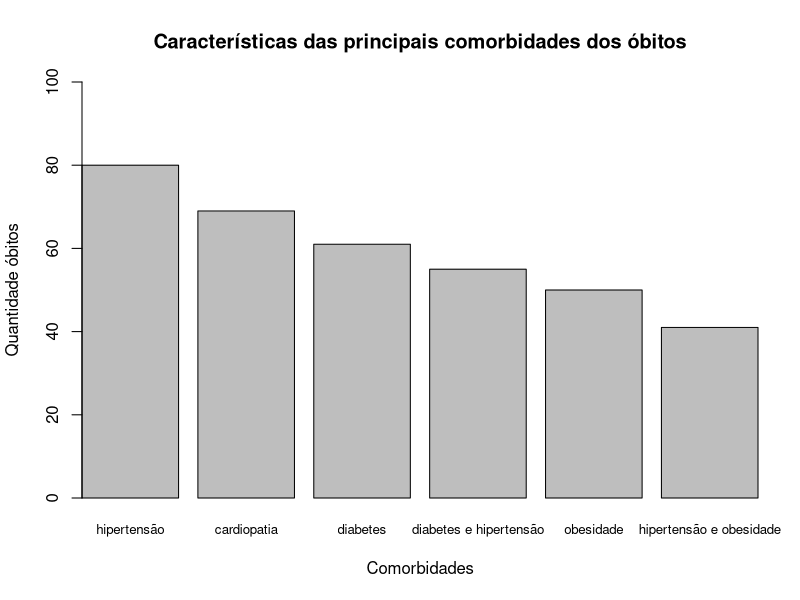

This figure's R source:
library(readxl)
library(dplyr)

planilha <- read_excel("./dados/covid_19_bauru_mortes.xlsx")
dados <- planilha$'comorbidade'

dataFrame <- data.frame(table(dados))
freq <- dataFrame$Freq

sortedDataFrame <- dataFrame[order(-freq),]
firstSixRows <- head(sortedDataFrame)

diseaseNames <- firstSixRows$'dados'

png(filename = "./graficos/caracteristicas_principais_comorbidades_obitos.png", width = 800, height = 600)
barplot(firstSixRows$Freq, main="Características das principais comorbidades dos óbitos", xlab="Comorbidades", ylab="Quantidade óbitos", names.arg = diseaseNames, ylim=c(0, 100), cex.names = 0.8, xaxs = "i")
dev.off()

firstSixRows
